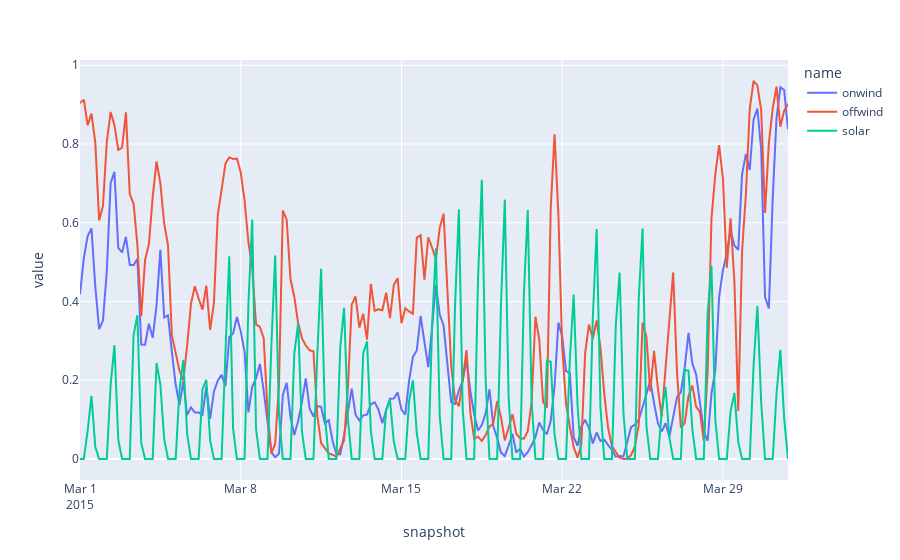

Notebook cell for this chart:
### Code cell
# Making sure the capacity factors are read-in correctly
n.generators_t.p_max_pu.loc["2015-03"].plot()

### Figure 1 — Plotly figure (JSON) as saved in the notebook; plotly's stock layout.template omitted (floating-point values rounded to 4 significant figures; data arrays with more than 128 entries replaced by an {"elided": "..."} marker saying what was removed)
{"data": [{"hovertemplate": "name=onwind<br>snapshot=%{x}<br>value=%{y}<extra></extra>", "legendgroup": "onwind", "line": {"color": "#636efa", "dash": "solid"}, "marker": {"symbol": "circle"}, "mode": "lines", "name": "onwind", "orientation": "v", "showlegend": true, "type": "scatter", "x": {"elided": "186 str values"}, "xaxis": "x", "y": {"elided": "186 float values"}, "yaxis": "y"}, {"hovertemplate": "name=offwind<br>snapshot=%{x}<br>value=%{y}<extra></extra>", "legendgroup": "offwind", "line": {"color": "#EF553B", "dash": "solid"}, "marker": {"symbol": "circle"}, "mode": "lines", "name": "offwind", "orientation": "v", "showlegend": true, "type": "scatter", "x": {"elided": "186 str values"}, "xaxis": "x", "y": {"elided": "186 float values"}, "yaxis": "y"}, {"hovertemplate": "name=solar<br>snapshot=%{x}<br>value=%{y}<extra></extra>", "legendgroup": "solar", "line": {"color": "#00cc96", "dash": "solid"}, "marker": {"symbol": "circle"}, "mode": "lines", "name": "solar", "orientation": "v", "showlegend": true, "type": "scatter", "x": {"elided": "186 str values"}, "xaxis": "x", "y": {"elided": "186 float values"}, "yaxis": "y"}], "layout": {"legend": {"title": {"text": "name"}, "tracegroupgap": 0}, "margin": {"t": 60}, "xaxis": {"anchor": "y", "domain": [0, 1], "title": {"text": "snapshot"}}, "yaxis": {"anchor": "x", "domain": [0, 1], "title": {"text": "value"}}}}
